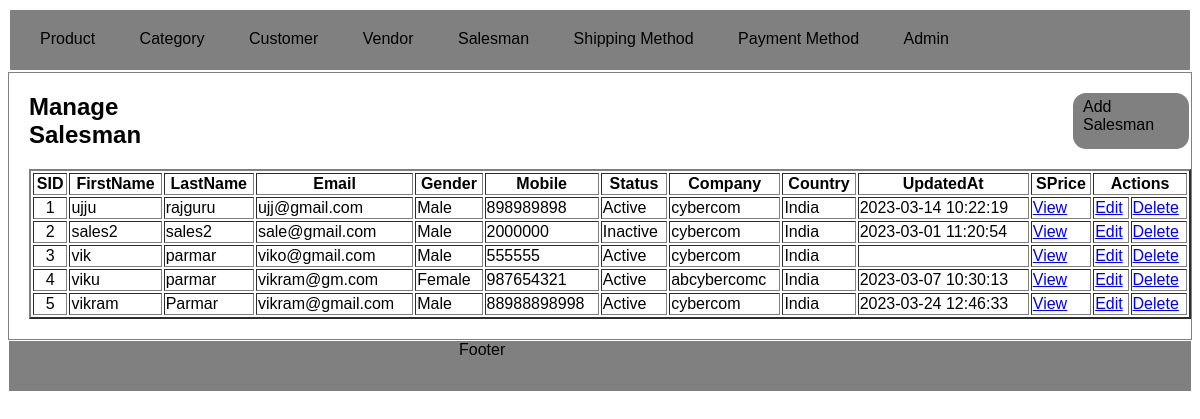
The page /index.php?c=salesman&a=grid on the database its author committed.
### tables this page shows
CREATE TABLE `salesman_address` (
  `salesman_id` int(11) NOT NULL,
  `address_id` int(11) NOT NULL,
  `address` varchar(255) NOT NULL,
  `city` varchar(50) NOT NULL,
  `state` varchar(50) NOT NULL,
  `country` varchar(50) NOT NULL,
  `zipcode` int(10) NOT NULL
);

CREATE TABLE `salesman` (
  `salesman_id` int(11) NOT NULL,
  `first_name` varchar(255) NOT NULL,
  `last_name` varchar(255) NOT NULL,
  `email` varchar(255) NOT NULL,
  `gender` enum('Male','Female','Other') NOT NULL,
  `mobile` bigint(20) NOT NULL,
  `status` enum('1','2') NOT NULL,
  `company` varchar(255) NOT NULL,
  `created_at` datetime DEFAULT NULL,
  `updated_at` datetime DEFAULT NULL
);

### Model/Core/View.php (called while the page is built, shortened)
<?php
class Model_Core_View
{
	protected $template = Null;
	protected $data = [];
	public function __get($key)
	{
		return $this->data[$key];
	}
	public function setTemplate($path)
	{
		$this->template = $path;
		return $this;
	}
	public function getTemplate()
	{
		return $this->template;
	}
	public function setData($data)
	{
		$this->data = $data;
		return $this;
	}
	public function render()
	{
		require_once 'View'.DS.$this->getTemplate();
	}
}

### Controller/Core/Action.php (called while the page is built, shortened)
<?php
class Controller_Core_Action
{
	protected $view = Null;
	public function setView($view)
	{
		$this->view = $view;
		return $this;
	}
	public function getView()
	{
		if($this->view){
			return $this->view;
		}
		$view = new Model_Core_View();
		return $view;
	}
	public function render()
	{
		$this->getView()->render();
	}
}

### Controller/Salesman.php (called while the page is built, shortened)
<?php
class Controller_Salesman extends Controller_Core_Action
{
	public function gridAction()
	{
		$sql = "SELECT * FROM `salesman` c INNER JOIN `salesman_address` d ON c.`salesman_id` = d.`salesman_id`";
		$salesmen = Ccc::getModel('Salesman_Row')->fetchAll($sql);
		$this->render();
	}
}
?>

### Index.php (called while the page is built, shortened)
<?php
class Ccc
{
	static function init()
	{
		$front = new Controller_Core_Front();
		$front->init();
	}
}
Ccc :: init();
?>

### Model/Core/Table/Row.php (called while the page is built, shortened)
<?php
class Model_Core_Table_Row
{
	protected $data = [];
	public function __get($key)
	{
		return $this->data[$key];
	}
	public function getTable()
	{
		$tableModel = new $model();
		return $tableModel;
	}
	public function fetchAll($sql)
	{
		$arrayData = $this->getTable()->fetchAll($sql);
		return $arrayData;
	}
	public function setData(array $data)
	{
		$this->data = array_merge($this->data,$data);
		return $this;
	}
}

### Model/Core/Adapter.php (called while the page is built, shortened)
<?php
class Model_Core_Adapter
{
	protected $config = [
		'servername' => 'localhost',
		'username' => 'root',
		'password' => '',
		'dbname' => 'project-ujjawal-rajyaguru-04-average'
	];
	public function connect()
	{
		$this->conn = mysqli_connect($this->config['servername'],$this->config['username'],$this->config['password'],$this->config['dbname']);
		return $this->conn;
	}
	public function query($sql)
	{
		$connect = $this->connect();
		return $connect->query($sql);
	}
	public function fetchAll($sql)
	{
		$result = $this->query($sql);
		return $result->fetch_all(MYSQLI_ASSOC);
	}
}

### Model/Core/Table.php (called while the page is built, shortened)
<?php
class Model_Core_Table
{
	public function getAdapter()
	{
		$adapter = new Model_Core_Adapter();
		return $adapter;
	}
	public function fetchAll($query)
	{
		$adapter = $this->getAdapter();
		$result = $adapter->fetchAll($query);
		return $result;
	}
}

### View/salesman/grid.phtml (the view, shortened to what this page needs)
<?php
$salesmen = $this->salesmen;
?>
<!DOCTYPE html>
<html>
<head>
	<link rel="stylesheet" type="text/css" href="View/skin/style.css">
</head>
<body>
	<?php require_once 'View/html/header.phtml'; ?>
	<div class="content-main">
		<div class="content">
			<h2>Manage Salesman</h2>
			<a href="<?php print_r($url->getUrl('add')); ?>">Add Salesman</a>
		</div>
		<table border="2px" width="100%">
			<tr>
				<th>SID</th>
				<th>FirstName</th>
				<th>LastName</th>
				<th>Email</th>
				<th>Gender</th>
				<th>Mobile</th>
				<th>Status</th>
				<th>Company</th>
				<th>Country</th>
				<th>UpdatedAt</th>
				<th>SPrice</th>
				<th colspan="2">Actions</th>
			</tr>
			<?php if(is_array($salesmen)): ?>
				<?php foreach($salesmen as $salesman): ?>
				<tr>
					<td><center><?php echo $salesman->salesman_id ?></center></td>
					<td><?php echo $salesman->first_name ?></td>
					<td><?php echo $salesman->last_name ?></td>
					<td><?php echo $salesman->email ?></td>
					<td><?php echo $salesman->gender ?></td>
					<td><?php echo $salesman->mobile ?></td>
					<td><?php if($salesman->status == 1){echo "Active";}else{echo "Inactive";} ?></td>
					<td><?php echo $salesman->company ?></td>
					<td><?php echo $salesman->country ?></td>
					<td><?php echo $salesman->updated_at;?></td>
					<td><a href="<?php print_r($url->getUrl(Null,'salesman_price',['id'=>$salesman->salesman_id])); ?>">View</a></td>
					<td><a href="<?php print_r($url->getUrl('edit',Null,['id'=>$salesman->salesman_id])); ?>">Edit</a></td>
					<td><a href="<?php print_r($url->getUrl('delete',Null,['id'=>$salesman->salesman_id])); ?>">Delete</a></td>
				</tr>
				<?php endforeach; ?>
			<?php else: ?>
				<tr>
					<td colspan="13">No record is available.</td>
				</tr>
			<?php endif; ?>
		</table>
	</div>
	<?php require_once 'View/html/footer.phtml'; ?>
</body>
</html>

### View/skin/style.css (style rules this page uses)
* { font-family: Arial, Helvetica, sans-serif; }
.content-main { border: 1px solid grey; padding-left: 20px; padding-bottom: 20px; }
.content { display: flex; }
.content a { margin: 18px 0px 18px 850px; border: 2px solid white; background-color: grey; border-radius: 15px; padding: 5px 10px; text-decoration: none; color: black; }

### rows shown on the page
salesman_address: salesman "1", salesman.first_name "ujju", salesman.last_name "rajguru", salesman.email "ujj@gmail.com", salesman.gender "Male", salesman.mobile "898989898", shows "Active", salesman.company "cybercom", country "India", salesman.updated_at "2023-03-14 10:22:19"
salesman_address: salesman "2", salesman.first_name "sales2", salesman.last_name "sales2", salesman.email "sale@gmail.com", salesman.gender "Male", salesman.mobile "2000000", shows "Inactive", salesman.company "cybercom", country "India", salesman.updated_at "2023-03-01 11:20:54"
salesman_address: salesman "3", salesman.first_name "vik", salesman.last_name "parmar", salesman.email "viko@gmail.com", salesman.gender "Male", salesman.mobile "555555", shows "Active", salesman.company "cybercom", country "India"
salesman_address: salesman "4", salesman.first_name "viku", salesman.last_name "parmar", salesman.email "vikram@gm.com", salesman.gender "Female", salesman.mobile "987654321", shows "Active", salesman.company "abcybercomc", country "India", salesman.updated_at "2023-03-07 10:30:13"
salesman_address: salesman "5", salesman.first_name "vikram", salesman.last_name "Parmar", salesman.email "vikram@gmail.com", salesman.gender "Male", salesman.mobile "88988898998", shows "Active", salesman.company "cybercom", country "India", salesman.updated_at "2023-03-24 12:46:33"
